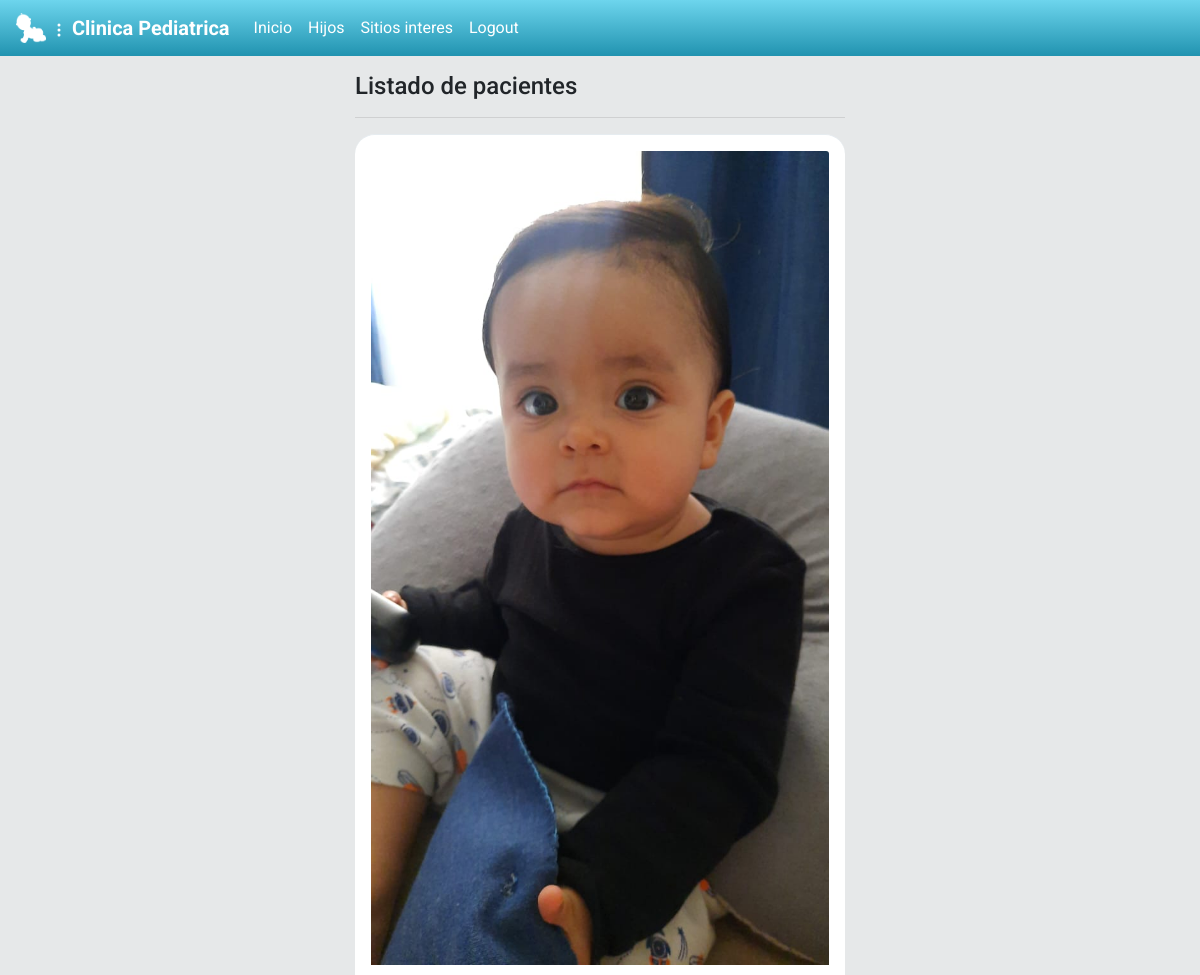
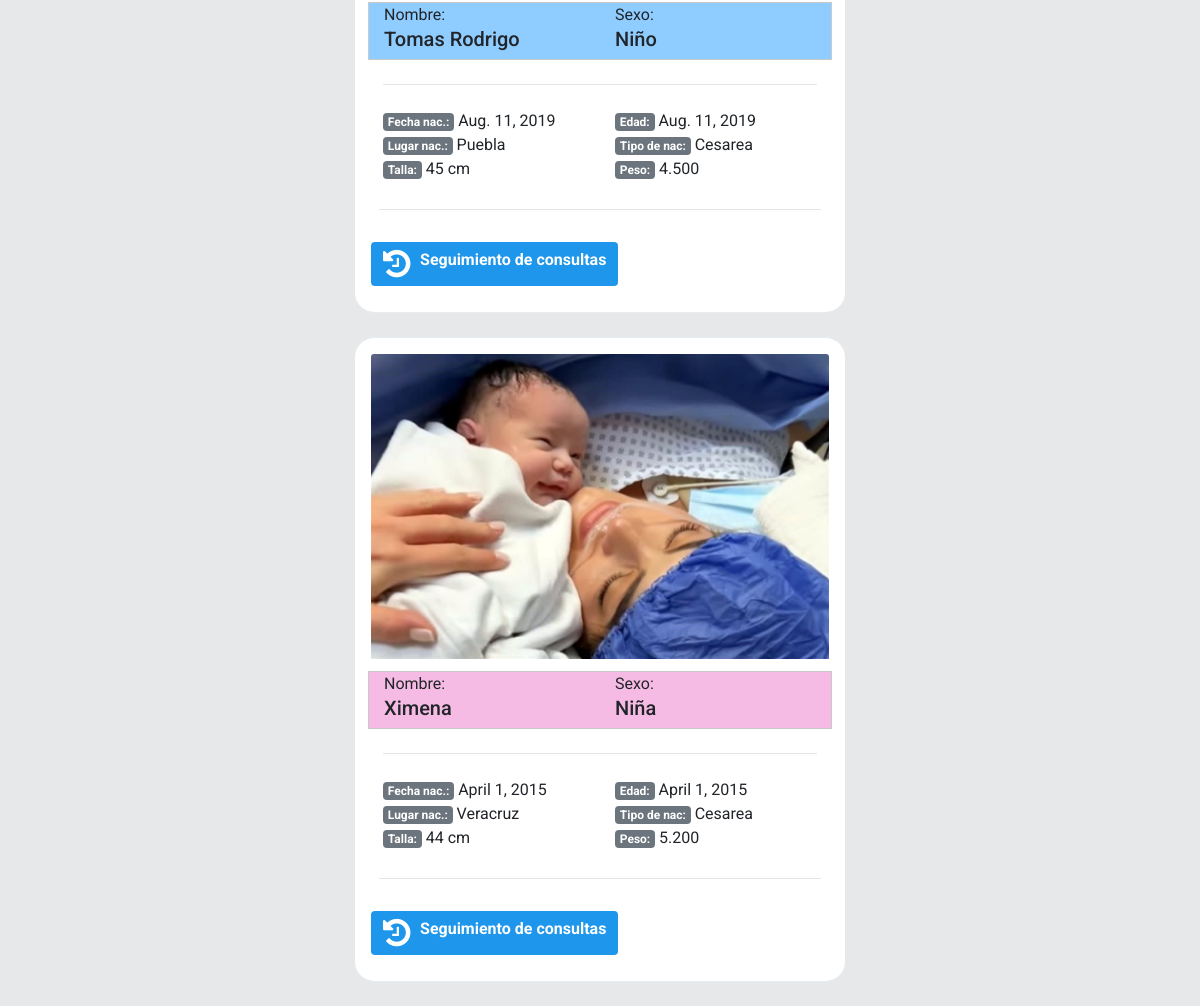
The app's page /hijos/ (signed in) with its own data (2 pictures, top to bottom).
### twitter/models.py (models this page shows, shortened)
class Hijos(models.Model):
    user = models.ForeignKey(User, on_delete=models.CASCADE, null=False, blank=False)
    nombre = models.CharField(max_length=50, default='Nombre')
    sexo = models.CharField(max_length=10, default='M')
    tipo = models.CharField(max_length=30, default='Niño')
    profile_pic = models.ImageField(default='default.png')
    fecha_nac = models.DateField(auto_now=False,blank=True, null=True)
    hora_nac = models.CharField(max_length=50, default='Hora nacimiento')
    peso_nac = models.CharField(max_length=50, default='Peso Nacimiento')
    talla_nac = models.CharField(max_length=50, default='Talla Nacimiento')
    lugar_nac = models.CharField(max_length=50, default='Lugar Nacimiento')
    tipo_nac = models.CharField(max_length=50, default='Tipo Nacimiento')
    comentarios_nac = models.CharField(max_length=50, default='Comentarios Nacimiento')
    campo1_nac = models.CharField(max_length=50, default='Campo1 Nacimiento')
    campo2_nac = models.CharField(max_length=50, default='Campo2 Nacimiento')

### twitter/views.py (the view)
# urls.py: path('hijos/', views.hijos, name='hijos'),
@login_required
def hijos(request):
    hijos = Hijos.objects.filter(user=request.user)
    context = {'hijos':hijos}
    return render(request, 'twitter/hijos.html', context)

### twitter/templates/twitter/hijos.html (shortened to what this page needs)
{% extends 'twitter/layout.html' %}
{% load humanize %}
{% block content %}
    <div id="main" class="container-fluid d-flex">
        <div class="content">
            <div class="fs-2 mb-3">
            <h4>Listado de pacientes</h4>
              </div>
                <hr class="solid">
            {% for hijo in hijos %}
            <div id="tweetCards">
                <div class="tweet-wrap p-3 mt-2 mb-4" style="border-radius:20px">
                    <div class="card" >
                        <img class="card-img-top" src="{{ hijo.profile_pic.url }}" alt="Card image cap">
                        <div class="card-body p-2">
                          <div class="container p-1">
                            <div class="row {% if hijo.tipo == 'Niño' %} bgnino {% else %} bgnina {% endif %} ">
                                <div class="col" style="width: .5rem;">
                                   Nombre: <h5>{{hijo.nombre}}</h5>
                                </div>
                                <div class="col">
                                    Sexo: <h5>{{hijo.tipo}}</h5>
                                </div>
                            </div>
                            <hr class="my-4">
                            <div class="row">
                                <div class="col" style="width: .5rem;">
                                    <span class="badge badge-secondary">Fecha nac.:</span> {{hijo.fecha_nac}}
                                </div>
                                <div class="col">
                                    <span class="badge badge-secondary">Edad:</span> {{hijo.fecha_nac}}
                                </div>
                            </div>
                            <div class="row">
                                <div class="col" style="width: .5rem;">
                                    <span class="badge badge-secondary">Lugar nac.:</span> {{hijo.lugar_nac}}
                                </div>
                                <div class="col">
                                    <span class="badge badge-secondary">Tipo de nac:</span> {{hijo.tipo_nac}}
                                </div>
                            </div>
                            <div class="row">
                                <div class="col" style="width: .5rem;">
                                    <span class="badge badge-secondary">Talla:</span> {{hijo.talla_nac}}
                                </div>
                                <div class="col">
                                    <span class="badge badge-secondary">Peso:</span> {{hijo.peso_nac}}
                                </div>
                            </div>
                          </div>
                          <hr class="my-4">
                        </div>
                        <a href="{% url 'consulta' hijo.id %}">
                            <button type="button" class="btn btn-success"><i class="fa fa-history fa-2x pull-left"></i> Seguimiento de consultas</button>
                        </a>
                      </div>
                </div>
            </div>
            {% endfor %}
        </div>
    </div>
{% endblock content %}

### twitter/static/css/style.css (style rules this page uses)
body { background: #E6E8E9; ; font-family: 'Asap', sans-serif; font-family: 'Roboto', sans-serif; }
img { max-width: 100%; }
.card { border: none; }
#main { justify-content: center; }
.tweet-wrap { max-width: 490px; background: #fff; margin: 0 auto; margin-top: 50px; border-radius: 3px; padding: 30px; border-bottom: 1px solid #e6ecf0; border-top: 1px solid #e6ecf0; }
.btn { background-color: #1E96EB ; border-style: none; font-weight: bold; color: white; }
a:link { color: #1E96EB ; text-decoration: none; }
.bgnino { background: #7cc3ffd9; border: solid #c9c9c9 1px; }
.bgnina { background: #f5afe0d9; border: solid #c9c9c9 1px; }

### records on screen
Hijos: profile_pic (picture), nombre "Tomas Rodrigo", tipo "Niño", fecha_nac "Aug. 11, 2019", lugar_nac "Puebla", tipo_nac "Cesarea", talla_nac "45 cm", peso_nac "4.500"
Hijos: profile_pic (picture), nombre "Ximena", tipo "Niña", fecha_nac "April 1, 2015", lugar_nac "Veracruz", tipo_nac "Cesarea", talla_nac "44 cm", peso_nac "5.200"
